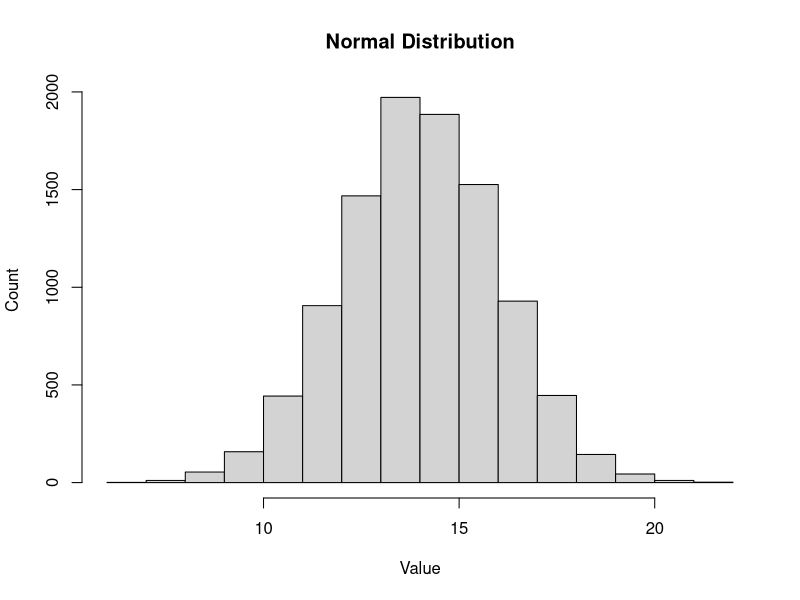
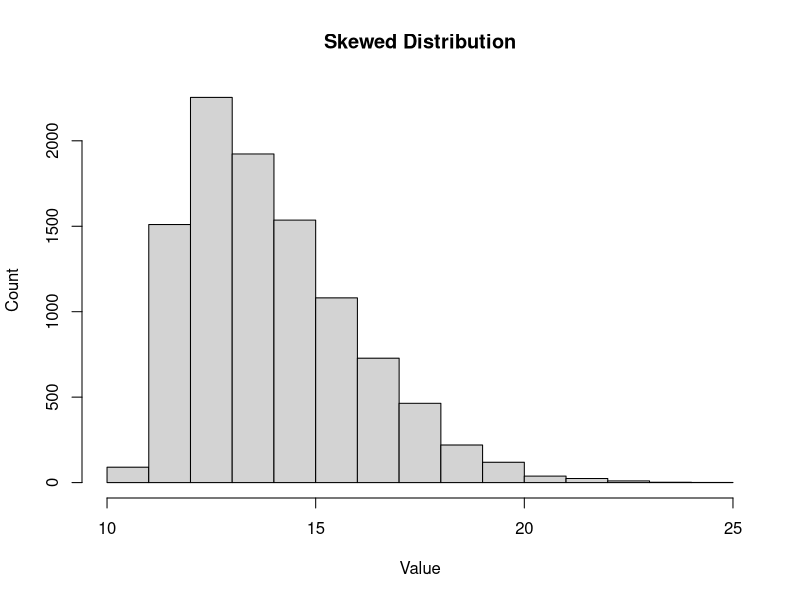
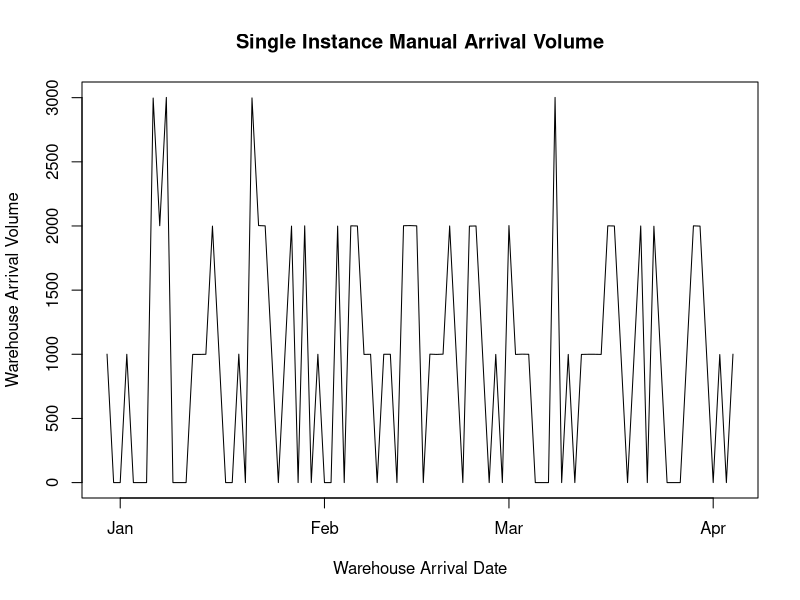
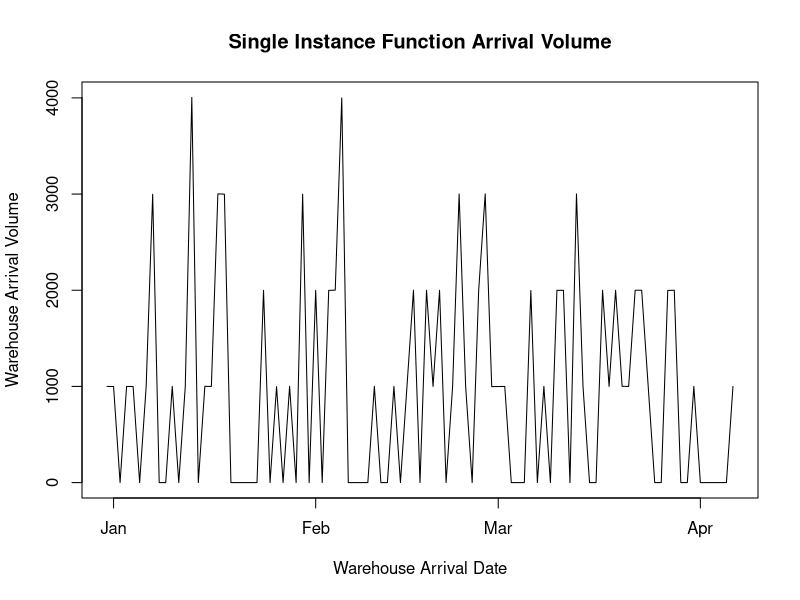
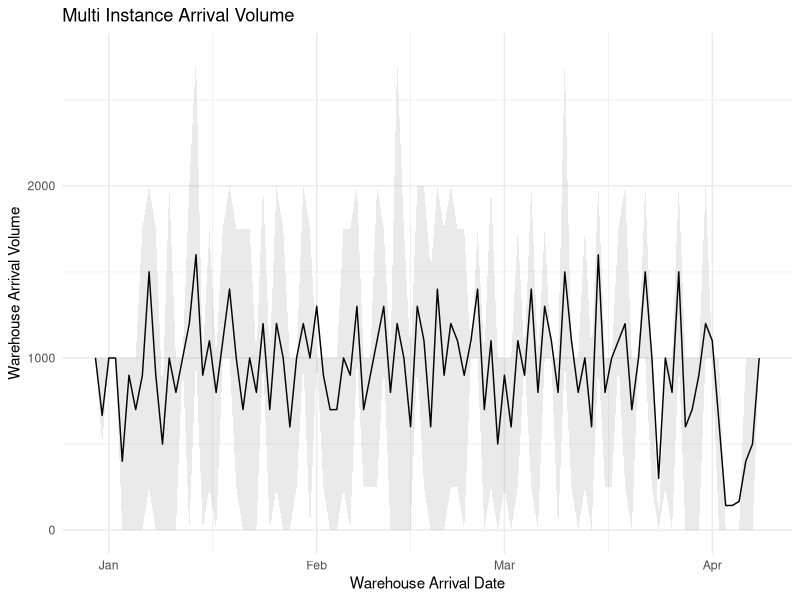
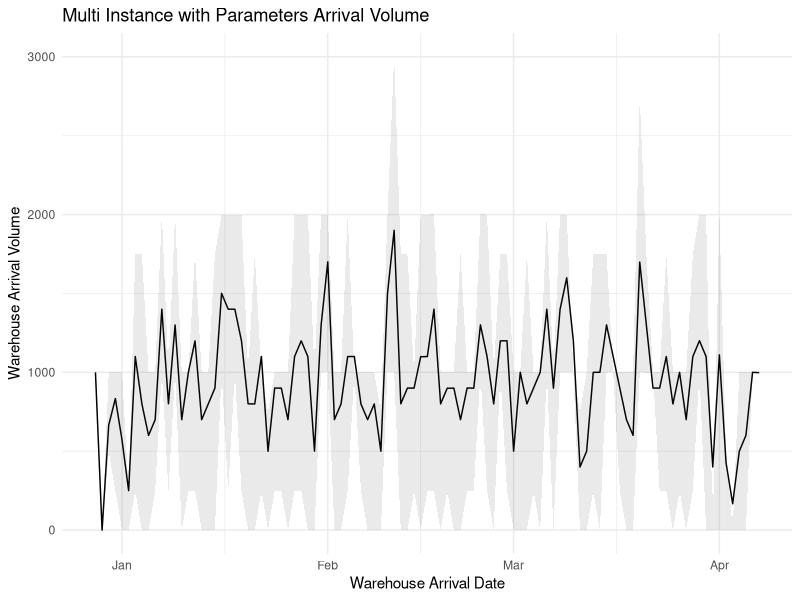
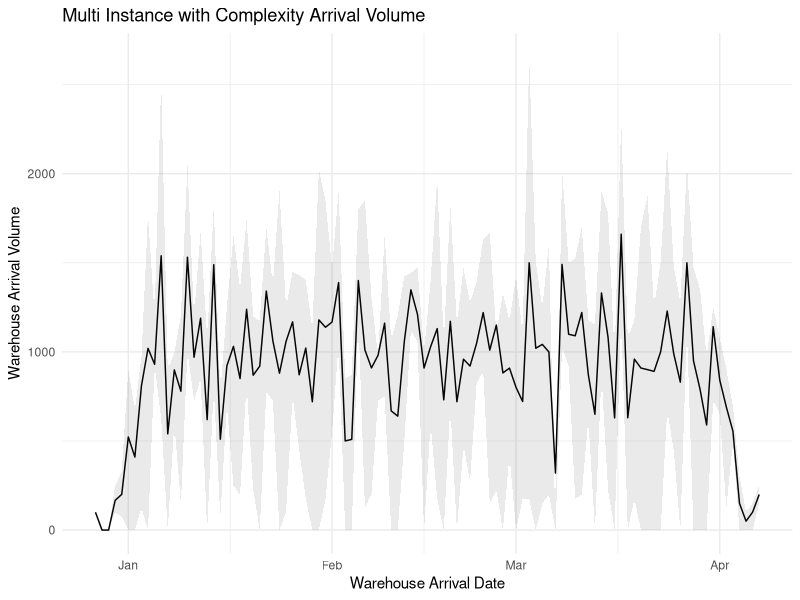
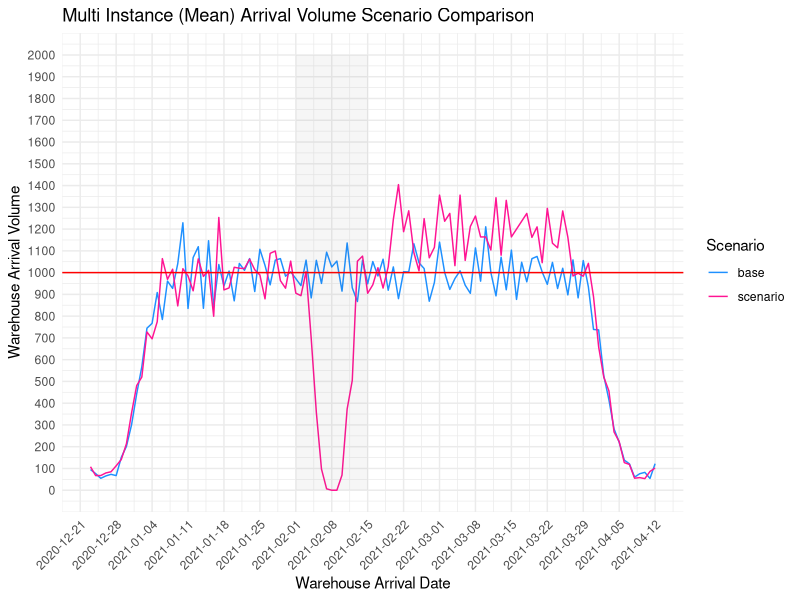

Recreate these plots in R, in order.
## ---- chunk 1
# set options
knitr::opts_chunk$set(echo = TRUE)
# load libraries
library(tidyverse) # for manipulating data
library(ggplot2) # for visualization
library(fGarch) # for creating skewed distributions
library(kableExtra) # for creating HTML tables
## ---- chunk 2
rnorm(1, 14, 2) # single value, normal
## ---- chunk 3
n_df <- data.frame(values = rnorm(10000, 14, 2)) # many values, normal
hist(n_df$values, xlab = "Value", ylab = "Count", main = "Normal Distribution")
## ---- chunk 4
r_df <- data.frame(values = rsnorm(10000, mean = 14, sd = 2, xi = 2.5)) # many values, tail
hist(r_df$values, xlab = "Value", ylab = "Count", main = "Skewed Distribution")
## ---- chunk 5
# * create date range ----
date_range <- rep(seq.Date(from=as.Date("2020-12-01"),
                           to=as.Date("2021-03-01"), by="day"), 1) # single port

# * create demand on each date ----
order_volume <- round(rnorm(length(date_range), 1000, 1), 0)

# * create transits ----
order_oport <- rsnorm(length(date_range), mean = 14, sd = 2, xi = 2.5)
oport_dport <- rsnorm(length(date_range), mean = 14, sd = 2, xi = 2.5)
dport_dwhse <- rsnorm(length(date_range), mean = 4, sd = 1, xi = 2.5)

# * calculate transit time ----
the_full_transit <- round(order_oport + oport_dport + dport_dwhse)

# * generate arrival date ----
dwhse_arrival_date <- date_range + the_full_transit

# * single instance dataframe ----
single_instance_manual <- data.frame(date_range, order_volume, order_oport,
                                     oport_dport, dport_dwhse, the_full_transit,
                                     dwhse_arrival_date)

# * show head of dataframe
head(single_instance_manual) %>%
  kbl(caption = "Single Instance Manual Dataframe") %>%
  kable_classic(full_width = F, html_font = "Cambria", position = "left")

## ---- chunk 6

# NOTE: complete function from tidyr
sim <- single_instance_manual %>% group_by(dwhse_arrival_date) %>%
  summarise(dwhse_arrival_volume = sum(order_volume)) %>%
  complete(dwhse_arrival_date = seq.Date(min(dwhse_arrival_date), max(dwhse_arrival_date), by="day")) %>%
  mutate(dwhse_arrival_volume = coalesce(dwhse_arrival_volume, 0))

plot(sim$dwhse_arrival_date, sim$dwhse_arrival_volume, type='l',
     xlab = "Warehouse Arrival Date", ylab = "Warehouse Arrival Volume", main = "Single Instance Manual Arrival Volume")

## ---- chunk 7

agg_by_arrival_function <- function(the_dataframe) {
  
  hold_me <- the_dataframe %>%
    group_by(dwhse_arrival_date) %>%
    summarise(dwhse_arrival_volume = sum(order_volume)) %>%
    complete(dwhse_arrival_date = seq.Date(min(dwhse_arrival_date), max(dwhse_arrival_date), by="day")) %>%
    mutate(dwhse_arrival_volume = coalesce(dwhse_arrival_volume, 0))
  
  return(hold_me)
  
}

head(agg_by_arrival_function(single_instance_manual), 6) %>%
  kbl(caption = "Arrival Function Test Output") %>%
  kable_classic(full_width = F, html_font = "Cambria", position = "left")

## ---- chunk 8
# * create function ----
inner_sim <- function() {
  
  date_range <- rep(seq.Date(from=as.Date("2020-12-01"),
                             to=as.Date("2021-03-01"), by="day"), 1) # single port
  
  order_volume <- round(rnorm(length(date_range), 1000, 1), 0)
  order_oport <- rsnorm(length(date_range), mean = 14, sd = 2, xi = 2.5)
  oport_dport <- rsnorm(length(date_range), mean = 14, sd = 2, xi = 2.5)
  dport_dwhse <- rsnorm(length(date_range), mean = 4, sd = 1, xi = 2.5)

  the_full_transit <- round(order_oport + oport_dport + dport_dwhse)
  dwhse_arrival_date <- date_range + the_full_transit
  
  single_instance_function <- data.frame(date_range, order_volume, order_oport,
                                         oport_dport, dport_dwhse, the_full_transit,
                                         dwhse_arrival_date)
  
  return(single_instance_function)
  
}

# * verify inner sim output ----
single_instance_function <- inner_sim()
head(single_instance_function) %>%
  kbl(caption = "Single Instance Function Test Output") %>%
  kable_classic(full_width = F, html_font = "Cambria", position = "left")

## ---- chunk 9

sif <- agg_by_arrival_function(single_instance_function)
plot(sif$dwhse_arrival_date, sif$dwhse_arrival_volume, type='l',
     xlab = "Warehouse Arrival Date", ylab = "Warehouse Arrival Volume", main = "Single Instance Function Arrival Volume")

## ---- chunk 10
outer_sim <- function(n=10) {
  
  master_data_frame <- data.frame(dwhse_arrival_date = as.Date(character()),
                                  dwhse_arrival_volume = double())  
  
  for (i in 1:n) {
    
    hold <- inner_sim()
    
    single_aggregate <- agg_by_arrival_function(hold)
    
    master_data_frame <- rbind(master_data_frame, single_aggregate)
    
  }
  
  return(master_data_frame)
  
}

test_outer_sim <- outer_sim() %>% as.data.frame()
test_outer_sim_smaller <- test_outer_sim[test_outer_sim$dwhse_arrival_date == as.Date("2021-01-10"),]
test_outer_sim_smaller %>%
  kbl(caption = "Multi Instance Function Test Output") %>%
  kable_classic(full_width = F, html_font = "Cambria", position = "left")

## ---- chunk 11
# first, prepare the data for ribbon chart
data_for_ribbon <- test_outer_sim %>%
  group_by(dwhse_arrival_date) %>%
  summarise(mean_count = mean(dwhse_arrival_volume),
            min_25_pct = quantile(dwhse_arrival_volume, 0.25),
            max_75_pct = quantile(dwhse_arrival_volume, 0.75)) %>%
  complete(dwhse_arrival_date = seq.Date(min(dwhse_arrival_date), max(dwhse_arrival_date), by="day")) %>%
  replace_na(list(mean_count = 0, min_25_pct = 0, max_25_pct = 0))

# create ribbon chart using 25th and 75th percentiles as min and max (consider this your likely)
ggplot(data_for_ribbon,
       aes(x = as.Date(dwhse_arrival_date), y = mean_count)) +
  geom_line() +
  theme_minimal() +
  geom_ribbon(aes(x = as.Date(dwhse_arrival_date), y = mean_count, ymin = min_25_pct, ymax = max_75_pct), alpha = 0.1) +
  labs(x = "Warehouse Arrival Date", y = "Warehouse Arrival Volume", title = "Multi Instance Arrival Volume")
## ---- chunk 12
sim_function <- function(num_sims = 10, num_ports = 1,
                         start_date = as.Date("2020-12-01"),
                         end_date   = as.Date("2021-03-01"),
                         order_vol_mean = 1000, order_vol_var = 1,
                         oo_mean  = 14,   oo_var = 2,  oo_xi = 2.5,
                         od_mean  = 14,   od_var = 2,  od_xi = 2.5,
                         dw_mean  = 4,    dw_var = 1,  dw_xi = 2.5) {
  
  # outer sim (multi instance)
  master_data_frame <- data.frame(dwhse_arrival_date = as.Date(character()),
                                  dwhse_arrival_volume = double())  
  
  for (i in 1:num_sims) {
    
    # inner sim (single instance)
    date_range <- rep(seq.Date(from=start_date,
                               to=end_date, by="day"), num_ports)
    
    order_volume <- round(rnorm(length(date_range), order_vol_mean, order_vol_var), 0)
    order_oport <- rsnorm(length(date_range), mean = oo_mean, sd = oo_var, xi = oo_xi)
    oport_dport <- rsnorm(length(date_range), mean = od_mean, sd = od_var, xi = od_xi)
    dport_dwhse <- rsnorm(length(date_range), mean = dw_mean, sd = dw_var, xi = dw_xi)
    
    the_full_transit <- round(order_oport + oport_dport + dport_dwhse)
    dwhse_arrival_date <- date_range + the_full_transit
    
    single_instance_function <- data.frame(date_range, order_volume, order_oport,
                                           oport_dport, dport_dwhse, the_full_transit,
                                           dwhse_arrival_date)
    
    single_aggregate <- agg_by_arrival_function(single_instance_function)
    
    master_data_frame <- rbind(master_data_frame, single_aggregate)
    
  }
 
  return(master_data_frame)
  
}

test_me <- sim_function() %>% arrange(dwhse_arrival_date) %>% head(10)
test_me %>%
  kbl(caption = "Multi Instance Parameters Test Output") %>%
  kable_classic(full_width = F, html_font = "Cambria", position = "left")

## ---- chunk 13
# first, prepare the data for ribbon chart
data_for_ribbon <- sim_function() %>%
  group_by(dwhse_arrival_date) %>%
  summarise(mean_count = mean(dwhse_arrival_volume),
            min_25_pct = quantile(dwhse_arrival_volume, 0.25),
            max_75_pct = quantile(dwhse_arrival_volume, 0.75)) %>%
  complete(dwhse_arrival_date = seq.Date(min(dwhse_arrival_date), max(dwhse_arrival_date), by="day")) %>%
  replace_na(list(mean_count = 0, min_25_pct = 0, max_25_pct = 0))

# create ribbon chart using 25th and 75th percentiles as min and max (consider this your likely)
ggplot(data_for_ribbon,
       aes(x = as.Date(dwhse_arrival_date), y = mean_count)) +
  geom_line() +
  theme_minimal() +
  geom_ribbon(aes(x = as.Date(dwhse_arrival_date), y = mean_count, ymin = min_25_pct, ymax = max_75_pct), alpha = 0.1) +
  labs(x = "Warehouse Arrival Date", y = "Warehouse Arrival Volume", title = "Multi Instance with Parameters Arrival Volume")
## ---- chunk 14

delay_range <- seq.Date(from=as.Date("2021-01-01"),
                        to=as.Date("2021-01-15"), by="day")

sim_function <- function(num_sims = 10, num_ports = 10,
                         start_date = as.Date("2020-12-01"),
                         end_date   = as.Date("2021-03-01"),
                         order_vol_mean = 100, order_vol_var = 1,
                         oo_mean  = 14,   oo_var = 1,  oo_xi = 1.0,
                         od_mean  = 14,   od_var = 1,  od_xi = 1.0,
                         dw_mean  = 4,    dw_var = 1,  dw_xi = 1.0,
                         delay_range = c(), delay_mag = 0,
                         port_threshold = 2500) {
  
  # outer sim (multi instance)
  master_data_frame <- data.frame(dwhse_arrival_date = as.Date(character()),
                                  dwhse_volume = double()) 
  
  for (i in 1:num_sims) {
    
    # inner sim (single instance)
    date_range <- rep(seq.Date(from=as.Date("2020-12-01"),
                               to=as.Date("2021-03-01"), by="day"), num_ports)
    
    order_volume <- round(rnorm(length(date_range), order_vol_mean, order_vol_var), 0)
    order_oport <- round(rsnorm(length(date_range), mean = oo_mean, sd = oo_var, xi = oo_xi), 0)
    oport_dport <- round(rsnorm(length(date_range), mean = od_mean, sd = od_var, xi = od_xi), 0)
    
    ############################################################
    # new stuff to account for port backlog and mechanical max #
    ############################################################
    
    trans_port <- order_oport + oport_dport
    
    # data as in when it gets to the port
    port_data <- data.frame(date_range, order_volume, trans_port)
    port_data$port_arrival_date <- port_data$date_range + port_data$trans_port
    
    # if arrival to port date is within delay range, add delay magnitude
    port_data$port_arrival_date <- as.Date(port_data$port_arrival_date, format="%Y-%m-%d")
    port_data$port_arrival_date <- if_else(as.character(port_data$port_arrival_date) %in% as.character(delay_range),
                                           port_data$port_arrival_date + delay_mag,
                                           port_data$port_arrival_date)
    
    # aggregate up port arrival data
    port_agg <- port_data %>% mutate(port_arrival_date = as.character(port_arrival_date)) %>%
      group_by(port_arrival_date) %>%
      summarise(port_arrival_volume = sum(order_volume))
    
    # build a backlog
    # meter port volume
    cap <- port_threshold
    port_agg$adjusted_port_volume <- port_agg$port_arrival_volume
    for (i in 1:(nrow(port_agg)-1)) {
      if (port_agg$adjusted_port_volume[i] > cap) {
        leftover <- port_agg$adjusted_port_volume[i] - cap
        leftover <- ifelse(leftover < 0, 0, leftover)
        port_agg$adjusted_port_volume[i] <- cap
        port_agg$adjusted_port_volume[i+1] <- port_agg$adjusted_port_volume[i+1] + leftover
      }
    } 
    
    # add on the domestic transit component
    port_agg$dport_dwhse <- round(rsnorm(length(port_agg$port_arrival_date), mean = dw_mean, sd = dw_var, xi = dw_xi))
    port_agg$dwhse_arrival_date <- as.Date(port_agg$port_arrival_date) + port_agg$dport_dwhse
    
    # before aggregate, need to make names jive
    names(port_agg) <- c("port_arrival_date", "port_arrival_volume", "order_volume", "dport_dwhse", "dwhse_arrival_date")
    
    ###############################
    # end port backlog adjustment #
    ###############################
    
    single_instance_agg <- agg_by_arrival_function(port_agg)
    
    master_data_frame <- rbind(master_data_frame, single_instance_agg)
    
  }
  
  return(master_data_frame)
  
}

test_sim <- sim_function(num_sims       = 100,
                         order_vol_var  = 10,
                         oo_var         = 1,
                         od_var         = 0,
                         dw_var         = 0,
                         delay_range    = delay_range,
                         delay_mag      = 0,
                         port_threshold = 100000)

# first, prepare the data for ribbon chart
data_for_ribbon <- sim_function() %>%
  group_by(dwhse_arrival_date) %>%
  summarise(mean_count = mean(dwhse_arrival_volume),
            min_25_pct = quantile(dwhse_arrival_volume, 0.25),
            max_75_pct = quantile(dwhse_arrival_volume, 0.75)) %>%
  complete(dwhse_arrival_date = seq.Date(min(dwhse_arrival_date), max(dwhse_arrival_date), by="day")) %>%
  replace_na(list(mean_count = 0, min_25_pct = 0, max_25_pct = 0))

# create ribbon chart using 25th and 75th percentiles as min and max (consider this your likely)
ggplot(data_for_ribbon,
       aes(x = as.Date(dwhse_arrival_date), y = mean_count)) +
  geom_line() +
  theme_minimal() +
  geom_ribbon(aes(x = as.Date(dwhse_arrival_date), y = mean_count, ymin = min_25_pct, ymax = max_75_pct), alpha = 0.1) +
  labs(x = "Warehouse Arrival Date", y = "Warehouse Arrival Volume", title = "Multi Instance with Complexity Arrival Volume")
## ---- chunk 15

delay_range <- seq.Date(from=as.Date("2021-02-01"),
                        to=as.Date("2021-02-15"), by="day")

sim_plan_1 <- sim_function(num_sims = 100, num_ports = 10,
                           delay_range   = delay_range,   delay_mag = 0,
                           order_vol_mean = 100, order_vol_var = 10,
                           oo_var = 2, od_var = 2, dw_var = 1,
                           port_threshold = 2000) %>%
  group_by(dwhse_arrival_date) %>%
  summarise(dwhse_arrival_volume = mean(dwhse_arrival_volume)) %>%
  mutate(sim = "base")

# for 14 day period, all units coming through port are delayed 7 days
# additionally, port's mechanical max is 1200 units per day
sim_plan_2 <- sim_function(num_sims = 100, num_ports = 10,
                           delay_range   = delay_range,   delay_mag = 7,
                           order_vol_mean = 100, order_vol_var = 10,
                           oo_var = 2, od_var = 2, dw_var = 1,
                           port_threshold = 1200) %>%
  group_by(dwhse_arrival_date) %>%
  summarise(dwhse_arrival_volume = mean(dwhse_arrival_volume)) %>%
  mutate(sim = "scenario")

sim_plan_comp <- rbind(sim_plan_1, sim_plan_2)

ggplot(sim_plan_comp, aes(x=dwhse_arrival_date, y=dwhse_arrival_volume, group=sim, color=sim)) +
  geom_line() +
  theme_minimal() +
  scale_color_manual(values=c("dodgerblue", "deeppink")) +
  scale_y_continuous(limits = c(0, 2000), breaks = seq(0, 2000, 100)) +
  scale_x_date(date_breaks = "1 week") +
  labs(x = "Warehouse Arrival Date", y = "Warehouse Arrival Volume", title = "Multi Instance (Mean) Arrival Volume Scenario Comparison", color ="Scenario") +
  theme(axis.text.x = element_text(angle = 45, hjust = 1)) +
  geom_hline(yintercept = 1000, color = "red") +
  annotate("rect", xmin = as.Date("2021-02-01"), xmax = as.Date("2021-02-15"),
           ymin = 0, ymax = 2000,
           alpha = .05)
